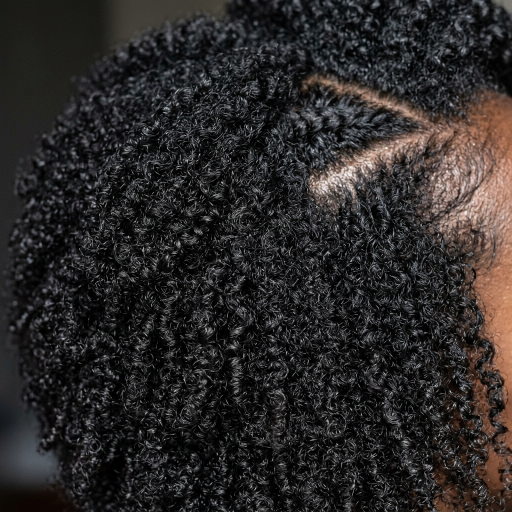
#> input picture sample.jpg, 1024 x 1024 px (shown at 1/2 size)
$ python -i image_utils.py   (imports and definitions only)
#> lines starting #> are read from the running program, lines starting #| are printed output that depends on the picture
from io import BytesIO

import numpy as np
from PIL import Image


def to_pil_image(image):
    """Convert supported image inputs to a RGB PIL image."""
    if isinstance(image, Image.Image):
        return image.convert("RGB")

    if isinstance(image, (bytes, bytearray, memoryview)):
        return Image.open(BytesIO(bytes(image))).convert("RGB")

    data = getattr(image, "data", None)
    if data is not None:
        return Image.open(BytesIO(data)).convert("RGB")

    array = np.asarray(image)
    if array.ndim == 2:
        return Image.fromarray(array.astype(np.uint8), mode="L").convert("RGB")
    if array.ndim == 3 and array.shape[2] == 4:
        array = array[:, :, :3].astype(np.uint8)
    elif array.ndim == 3 and array.shape[2] == 3:
        array = array.astype(np.uint8)
    else:
        raise ValueError(f"Unsupported image shape: {array.shape}")

    return Image.fromarray(array).convert("RGB")


def to_rgb_array(image):
    """Convert supported image inputs to a HxWx3 uint8 RGB array."""
    return np.asarray(to_pil_image(image), dtype=np.uint8)


def normalize_mask(mask, image_shape):
    """Return a binary uint8 mask resized to the image height and width."""
    height, width = image_shape[:2]
    if mask is None:
        return np.zeros((height, width), dtype=np.uint8)

    mask_array = np.asarray(mask)
    if mask_array.ndim == 3:
        mask_array = mask_array[:, :, 0]

    mask_image = Image.fromarray(mask_array.astype(np.uint8))
    resized = np.asarray(mask_image.resize((width, height), Image.Resampling.NEAREST))
    return (resized > 0).astype(np.uint8)

>>> import cv2
>>> picture = cv2.imread('../sample.jpg', cv2.IMREAD_GRAYSCALE)
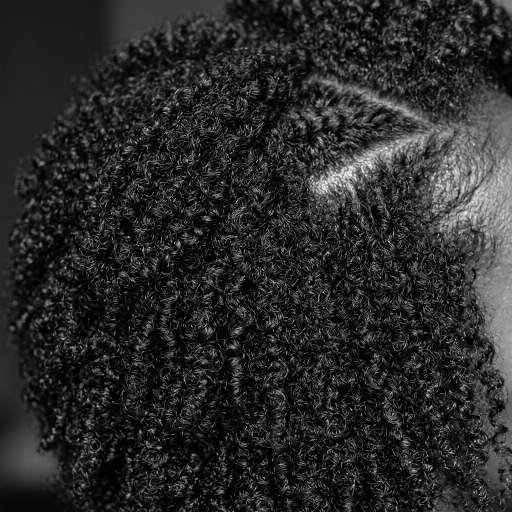
#> picture: shape (1024, 1024) (shown at 1/2 size); min 0, max 249, mean 41.6
#> (the run stopped early here; a loop or call above may not have finished)
